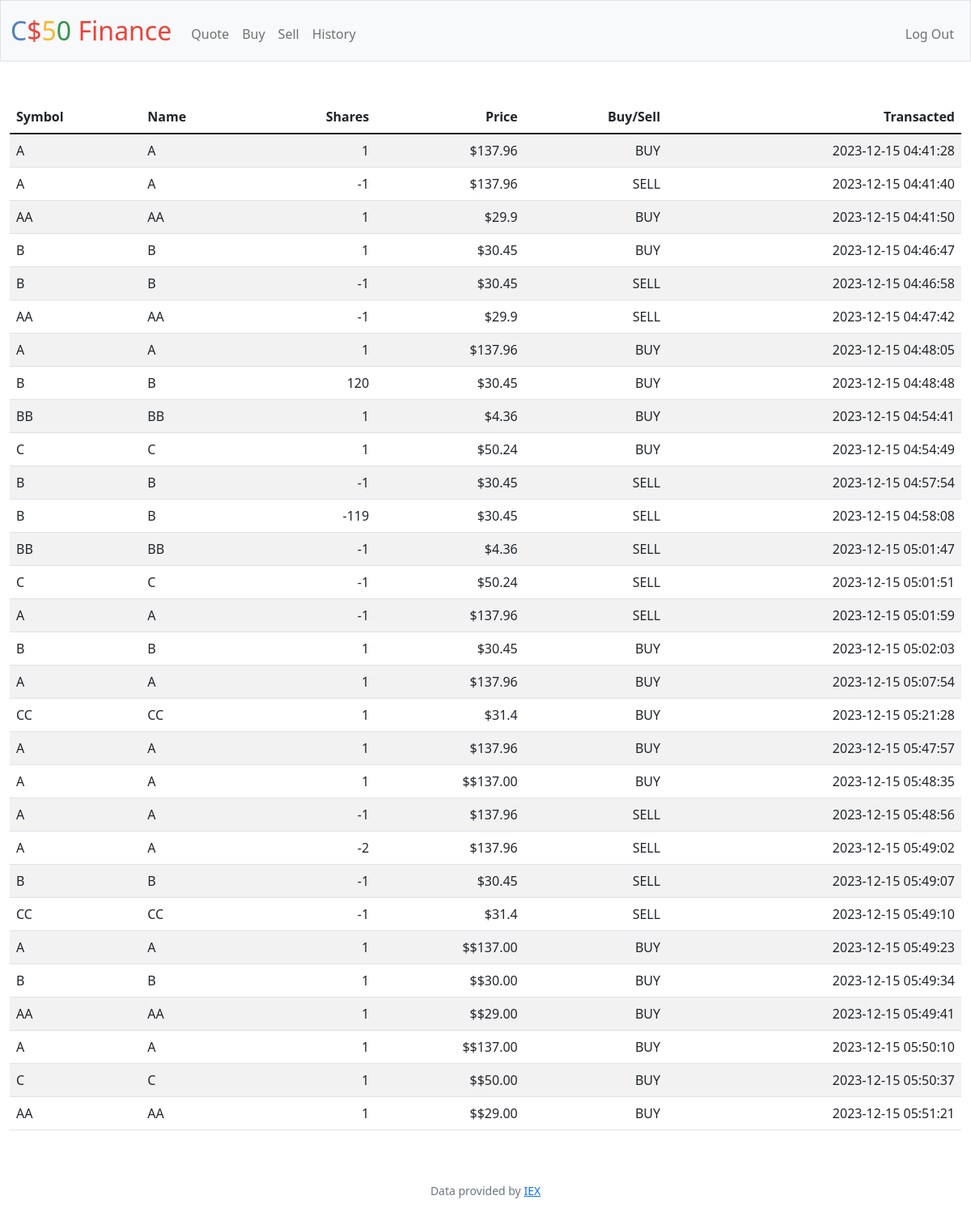
Screenshot of /history (signed in) with the database file from the repository.
### tables this page shows
CREATE TABLE transactions(id INTEGER NOT NULL, user_id NUMERIC NOT NULL, symbol TEXT NOT NULL, name TEXT NOT NULL, shares	INTEGER NOT NULL, price REAL NOT NULL, Timestamp DATETIME DEFAULT CURRENT_TIMESTAMP, PRIMARY KEY(id AUTOINCREMENT),FOREIGN KEY(user_id) REFERENCES users(id));

### app.py (the view)
@app.route("/history")
@login_required
def history():
    user_id = session["user_id"]
    transactions = db.execute("SELECT symbol, name, shares, price, Timestamp FROM transactions WHERE user_id = (?);", user_id)
    buy_sell = []
    for row in transactions:
        if row["shares"] <= 0:
            row["buy_sell"] = "SELL"
        else:
            row["buy_sell"] = "BUY"
    return render_template("history.html", database=transactions, buy_sell=buy_sell)

### app.py (called while the page is built)
@app.after_request
def after_request(response):
    response.headers["Cache-Control"] = "no-cache, no-store, must-revalidate"
    response.headers["Expires"] = 0
    response.headers["Pragma"] = "no-cache"
    return response

### helpers.py (called while the page is built)
def login_required(f):
    @wraps(f)
    def decorated_function(*args, **kwargs):
        if session.get("user_id") is None:
            return redirect("/login")
        return f(*args, **kwargs)
    return decorated_function

### templates/history.html (shortened to what this page needs)
{% extends "layout.html" %}
{% block main %}
    <form action="/history" method="post">
        <table class="table table-striped">
            <thead>
                <tr>
                    <th class="text-start">Symbol</th>
                    <th class="text-start">Name</th>
                    <th class="text-end">Shares</th>
                    <th class="text-end">Price</th>
                    <th class="text-end">Buy/Sell</th>
                    <th class="text-end">Transacted</th>
                </tr>
            </thead>
            <tbody>
                {% for row in database %}
                <tr>
                    <td class="text-start">{{ row["symbol"]}}</td>
                    <td class="text-start">{{ row["name"]}}</td>
                    <td class="text-end">{{ row["shares"]}}</td>
                    <td class="text-end">${{ row["price"]}}</td>
                    <td class="text-end">{{ row["buy_sell"]}}</td>
                    <td class="text-end">{{ row["Timestamp"]}}</td>
                </tr>
                {% endfor %}
            </tbody>
        </table>
    </form>
{% endblock %}

### templates/layout.html (shortened to what this page needs)
<!DOCTYPE html>
<html lang="en">
    <head>
        <link href="https://cdn.jsdelivr.net/npm/bootstrap@5.1.3/dist/css/bootstrap.min.css" rel="stylesheet">
        <link href="/static/styles.css" rel="stylesheet">
    </head>
    <body>
        <nav class="bg-light border navbar navbar-expand-md navbar-light">
            <div class="container-fluid">
                <a class="navbar-brand" href="/"><span class="blue">C</span><span class="red">$</span><span class="yellow">5</span><span class="green">0</span> <span class="red">Finance</span></a>
                <div class="collapse navbar-collapse" id="navbar">
                    {% if session["user_id"] %}
                        <ul class="navbar-nav me-auto mt-2">
                            <li class="nav-item"><a class="nav-link" href="/quote">Quote</a></li>
                            <li class="nav-item"><a class="nav-link" href="/buy">Buy</a></li>
                            <li class="nav-item"><a class="nav-link" href="/sell">Sell</a></li>
                            <li class="nav-item"><a class="nav-link" href="/history">History</a></li>
                        </ul>
                        <ul class="navbar-nav ms-auto mt-2">
                            <li class="nav-item"><a class="nav-link" href="/logout">Log Out</a></li>
                        </ul>
                    {% else %}
                        <ul class="navbar-nav ms-auto mt-2">
                            <li class="nav-item"><a class="nav-link" href="/register">Register</a></li>
                            <li class="nav-item"><a class="nav-link" href="/login">Log In</a></li>
                        </ul>
                    {% endif %}
                </div>
            </div>
        </nav>
        <main class="container-fluid py-5 text-center">
            {% block main %}{% endblock %}
        </main>
        <footer class="mb-5 small text-center text-muted">
            Data provided by <a href="https://iexcloud.io/">IEX</a>
        </footer>
    </body>
</html>

### static/styles.css (style rules this page uses)
nav .navbar-brand { font-size: xx-large; }
nav .navbar-brand .blue { color: #537fbe; }
nav .navbar-brand .red { color: #ea433b; }
nav .navbar-brand .yellow { color: #f5b82e; }
nav .navbar-brand .green { color: #2e944b; }

### rows the page displays
transactions: symbol "A", name "A", shares "1", price "137.96", buy_sell "BUY", Timestamp "2023-12-15 04:41:28"
transactions: symbol "A", name "A", shares "-1", price "137.96", buy_sell "SELL", Timestamp "2023-12-15 04:41:40"
transactions: symbol "AA", name "AA", shares "1", price "29.9", buy_sell "BUY", Timestamp "2023-12-15 04:41:50"
transactions: symbol "B", name "B", shares "1", price "30.45", buy_sell "BUY", Timestamp "2023-12-15 04:46:47"
transactions: symbol "B", name "B", shares "-1", price "30.45", buy_sell "SELL", Timestamp "2023-12-15 04:46:58"
transactions: symbol "AA", name "AA", shares "-1", price "29.9", buy_sell "SELL", Timestamp "2023-12-15 04:47:42"
transactions: symbol "A", name "A", shares "1", price "137.96", buy_sell "BUY", Timestamp "2023-12-15 04:48:05"
transactions: symbol "B", name "B", shares "120", price "30.45", buy_sell "BUY", Timestamp "2023-12-15 04:48:48"
transactions: symbol "BB", name "BB", shares "1", price "4.36", buy_sell "BUY", Timestamp "2023-12-15 04:54:41"
transactions: symbol "C", name "C", shares "1", price "50.24", buy_sell "BUY", Timestamp "2023-12-15 04:54:49"
transactions: symbol "B", name "B", shares "-1", price "30.45", buy_sell "SELL", Timestamp "2023-12-15 04:57:54"
transactions: symbol "B", name "B", shares "-119", price "30.45", buy_sell "SELL", Timestamp "2023-12-15 04:58:08"
transactions: symbol "BB", name "BB", shares "-1", price "4.36", buy_sell "SELL", Timestamp "2023-12-15 05:01:47"
transactions: symbol "C", name "C", shares "-1", price "50.24", buy_sell "SELL", Timestamp "2023-12-15 05:01:51"
transactions: symbol "A", name "A", shares "-1", price "137.96", buy_sell "SELL", Timestamp "2023-12-15 05:01:59"
transactions: symbol "B", name "B", shares "1", price "30.45", buy_sell "BUY", Timestamp "2023-12-15 05:02:03"
transactions: symbol "A", name "A", shares "1", price "137.96", buy_sell "BUY", Timestamp "2023-12-15 05:07:54"
transactions: symbol "CC", name "CC", shares "1", price "31.4", buy_sell "BUY", Timestamp "2023-12-15 05:21:28"
transactions: symbol "A", name "A", shares "1", price "137.96", buy_sell "BUY", Timestamp "2023-12-15 05:47:57"
transactions: symbol "A", name "A", shares "1", price "$137.00", buy_sell "BUY", Timestamp "2023-12-15 05:48:35"
transactions: symbol "A", name "A", shares "-1", price "137.96", buy_sell "SELL", Timestamp "2023-12-15 05:48:56"
transactions: symbol "A", name "A", shares "-2", price "137.96", buy_sell "SELL", Timestamp "2023-12-15 05:49:02"
transactions: symbol "B", name "B", shares "-1", price "30.45", buy_sell "SELL", Timestamp "2023-12-15 05:49:07"
transactions: symbol "CC", name "CC", shares "-1", price "31.4", buy_sell "SELL", Timestamp "2023-12-15 05:49:10"
transactions: symbol "A", name "A", shares "1", price "$137.00", buy_sell "BUY", Timestamp "2023-12-15 05:49:23"
transactions: symbol "B", name "B", shares "1", price "$30.00", buy_sell "BUY", Timestamp "2023-12-15 05:49:34"
transactions: symbol "AA", name "AA", shares "1", price "$29.00", buy_sell "BUY", Timestamp "2023-12-15 05:49:41"
transactions: symbol "A", name "A", shares "1", price "$137.00", buy_sell "BUY", Timestamp "2023-12-15 05:50:10"
transactions: symbol "C", name "C", shares "1", price "$50.00", buy_sell "BUY", Timestamp "2023-12-15 05:50:37"
transactions: symbol "AA", name "AA", shares "1", price "$29.00", buy_sell "BUY", Timestamp "2023-12-15 05:51:21"
